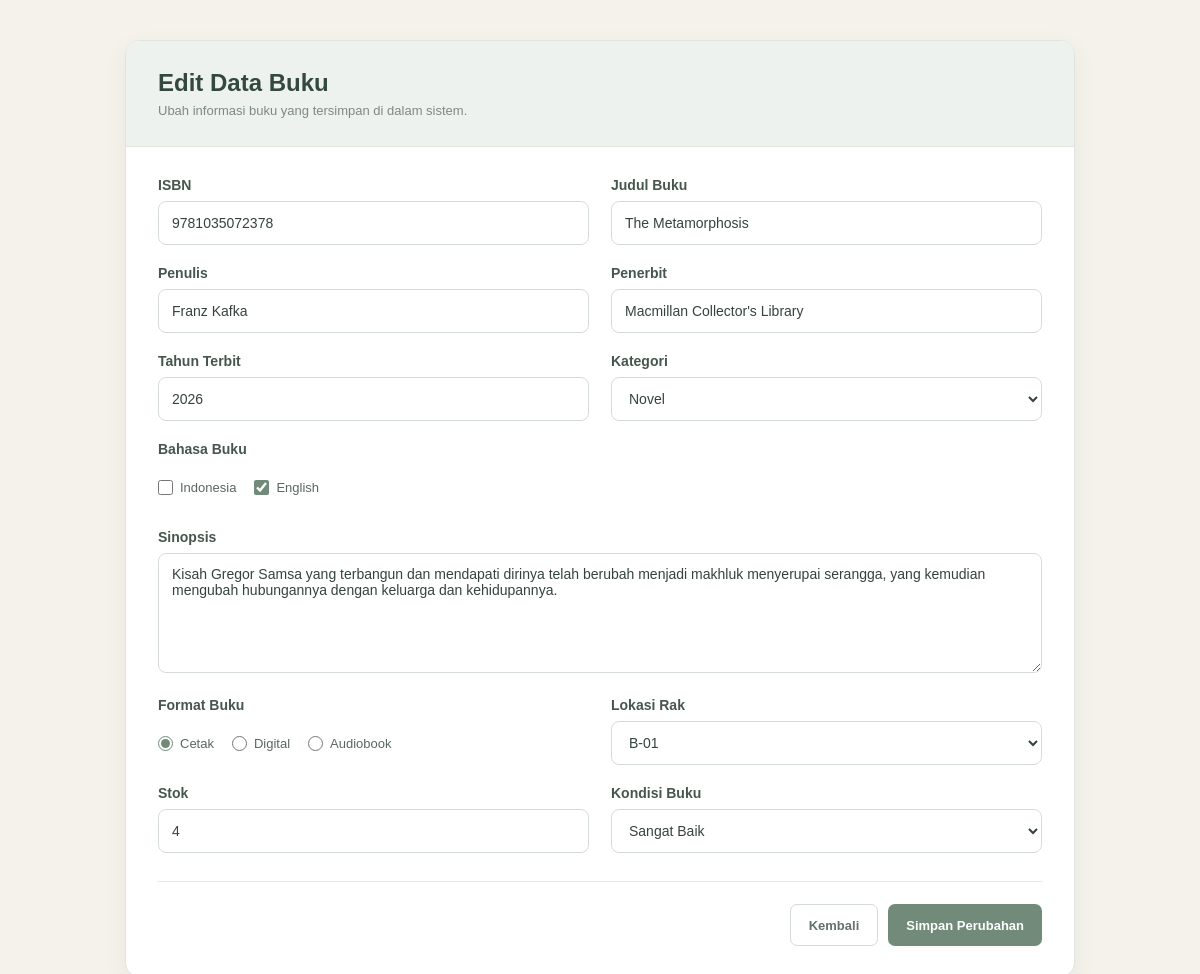
/edit.php?id=2 (signed in), run on the app's committed database.
### tables this page shows
CREATE TABLE IF NOT EXISTS `buku` (
  `id` int NOT NULL AUTO_INCREMENT,
  `isbn` varchar(20) NOT NULL,
  `judul` varchar(150) NOT NULL,
  `penulis` varchar(100) NOT NULL,
  `penerbit` varchar(100) NOT NULL,
  `tahun_terbit` year NOT NULL,
  `kategori` varchar(50) NOT NULL,
  `bahasa_buku` varchar(50) NOT NULL,
  `sinopsis` text NOT NULL,
  `format_buku` varchar(20) NOT NULL,
  `lokasi_rak` varchar(20) NOT NULL,
  `stok` int NOT NULL,
  `kondisi` varchar(30) NOT NULL,
  PRIMARY KEY (`id`),
  UNIQUE KEY `isbn` (`isbn`)
);

### edit.php (the view, shortened to what this page needs)
<?php
require "config/koneksi.php";
$bahasa = $_SESSION["bahasa"] ?? "id";
$kategori_valid = [
    "Novel",
    "Komik/Manga",
    "Pendidikan",
    "Teknologi",
    "Sejarah",
    "Sains",
    "Biografi",
    "Referensi",
    "Agama",
    "Umum"
];
$lokasi_valid = [
    "A-01",
    "A-02",
    "A-03",
    "A-04",
    "A-05",
    "B-01",
    "B-02",
    "B-03",
    "B-04",
    "B-05",
    "C-01",
    "C-02",
    "C-03",
    "C-04",
    "C-05"
];
$kondisi_valid = [
    "Baru",
    "Sangat Baik",
    "Baik",
    "Cukup Baik",
    "Rusak Ringan",
    "Rusak"
];
$id = filter_input(
    INPUT_GET,
    "id",
    FILTER_VALIDATE_INT
);
$stmt = $pdo->prepare(
    "SELECT * FROM buku WHERE id = :id"
);
$stmt->execute([
    ":id" => $id
]);
$buku = $stmt->fetch(PDO::FETCH_ASSOC);
$isbn = $buku["isbn"];
$judul = $buku["judul"];
$penulis = $buku["penulis"];
$penerbit = $buku["penerbit"];
$tahun_terbit = $buku["tahun_terbit"];
$kategori = $buku["kategori"];
$bahasa_pilihan = array_filter(
    array_map(
        "trim",
        explode(",", $buku["bahasa_buku"])
    )
);
$sinopsis = $buku["sinopsis"];
$format_buku = $buku["format_buku"];
$lokasi_rak = $buku["lokasi_rak"];
$stok = $buku["stok"];
$kondisi = $buku["kondisi"];
?>
<!DOCTYPE html>
<html lang="<?= htmlspecialchars($bahasa) ?>">
<head>
    <link rel="stylesheet" href="style.css">
</head>
<body class="form-page">
    <div class="form-wrapper">
        <div class="form-card">
            <div class="form-card-header">
                <h1>
                    <?= htmlspecialchars($teks[$bahasa]["judul"]) ?>
                </h1>
                <p>
                    <?= htmlspecialchars($teks[$bahasa]["subjudul"]) ?>
                </p>
            </div>
            <div class="form-card-body">
                <form method="POST">
                    <div class="form-grid">
                        <div class="form-field">
                            <label for="isbn">
                                <?= htmlspecialchars($teks[$bahasa]["isbn"]) ?>
                            </label>
                            <input
                                type="text"
                                id="isbn"
                                name="isbn"
                                value="<?= htmlspecialchars($isbn) ?>"
                            >
                        </div>
                        <div class="form-field">
                            <label for="judul">
                                <?= htmlspecialchars($teks[$bahasa]["judul_buku"]) ?>
                            </label>
                            <input
                                type="text"
                                id="judul"
                                name="judul"
                                value="<?= htmlspecialchars($judul) ?>"
                            >
                        </div>
                        <div class="form-field">
                            <label for="penulis">
                                <?= htmlspecialchars($teks[$bahasa]["penulis"]) ?>
                            </label>
                            <input
                                type="text"
                                id="penulis"
                                name="penulis"
                                value="<?= htmlspecialchars($penulis) ?>"
                            >
                        </div>
                        <div class="form-field">
                            <label for="penerbit">
                                <?= htmlspecialchars($teks[$bahasa]["penerbit"]) ?>
                            </label>
                            <input
                                type="text"
                                id="penerbit"
                                name="penerbit"
                                value="<?= htmlspecialchars($penerbit) ?>"
                            >
                        </div>
                        <div class="form-field">
                            <label for="tahun_terbit">
                                <?= htmlspecialchars($teks[$bahasa]["tahun"]) ?>
                            </label>
                            <input
                                type="number"
                                id="tahun_terbit"
                                name="tahun_terbit"
                                value="<?= htmlspecialchars($tahun_terbit) ?>"
                            >
                        </div>
                        <div class="form-field">
                            <label for="kategori">
                                <?= htmlspecialchars($teks[$bahasa]["kategori"]) ?>
                            </label>
                            <select
                                id="kategori"
                                name="kategori"
                            >
                                <?php foreach ($kategori_valid as $pilihan_kategori): ?>
                                    <option
                                        value="<?= htmlspecialchars($pilihan_kategori) ?>"
                                        <?= $kategori == $pilihan_kategori ? "selected" : "" ?>
                                    >
                                        <?= htmlspecialchars($pilihan_kategori) ?>
                                    </option>
                                <?php endforeach; ?>
                            </select>
                        </div>
                        <div class="form-field form-grid-full">
                            <label>
                                <?= htmlspecialchars($teks[$bahasa]["bahasa_buku"]) ?>
                            </label>
                            <div class="option-group">
                                <label class="option-item">
                                    <input
                                        type="checkbox"
                                        name="bahasa_buku[]"
                                        value="Indonesia"
                                        <?= in_array("Indonesia", $bahasa_pilihan) ? "checked" : "" ?>
                                    >
                                    <?= htmlspecialchars($teks[$bahasa]["indonesia"]) ?>
                                </label>
                                <label class="option-item">
                                    <input
                                        type="checkbox"
                                        name="bahasa_buku[]"
                                        value="English"
                                        <?= in_array("English", $bahasa_pilihan) ? "checked" : "" ?>
                                    >
                                    <?= htmlspecialchars($teks[$bahasa]["english"]) ?>
                                </label>
                            </div>
                        </div>
                        <div class="form-field form-grid-full">
                            <label for="sinopsis">
                                <?= htmlspecialchars($teks[$bahasa]["sinopsis"]) ?>
                            </label>
                            <textarea
                                id="sinopsis"
                                name="sinopsis"
                            ><?= htmlspecialchars($sinopsis) ?></textarea>
                        </div>
                        <div class="form-field">
                            <label>
                                <?= htmlspecialchars($teks[$bahasa]["format"]) ?>
                            </label>
                            <div class="option-group">
                                <label class="option-item">
                                    <input
                                        type="radio"
                                        name="format_buku"
                                        value="Cetak"
                                        <?= $format_buku == "Cetak" ? "checked" : "" ?>
                                    >
                                    <?= htmlspecialchars($teks[$bahasa]["cetak"]) ?>
                                </label>
                                <label class="option-item">
                                    <input
                                        type="radio"
                                        name="format_buku"
                                        value="Digital"
                                        <?= $format_buku == "Digital" ? "checked" : "" ?>
                                    >
                                    <?= htmlspecialchars($teks[$bahasa]["digital"]) ?>
                                </label>
                                <label class="option-item">
                                    <input
                                        type="radio"
                                        name="format_buku"
                                        value="Audiobook"
                                        <?= $format_buku == "Audiobook" ? "checked" : "" ?>
                                    >
                                    <?= htmlspecialchars($teks[$bahasa]["audiobook"]) ?>
                                </label>
                            </div>
                        </div>
                        <div class="form-field">
                            <label for="lokasi_rak">
                                <?= htmlspecialchars($teks[$bahasa]["lokasi"]) ?>
                            </label>
                            <select
                                id="lokasi_rak"
                                name="lokasi_rak"
                            >
                                <?php foreach ($lokasi_valid as $pilihan_lokasi): ?>
                                    <option
                                        value="<?= htmlspecialchars($pilihan_lokasi) ?>"
                                        <?= $lokasi_rak == $pilihan_lokasi ? "selected" : "" ?>
                                    >
                                        <?= htmlspecialchars($pilihan_lokasi) ?>
                                    </option>
                                <?php endforeach; ?>
                            </select>
                        </div>
                        <div class="form-field">
                            <label for="stok">
                                <?= htmlspecialchars($teks[$bahasa]["stok"]) ?>
                            </label>
                            <input
                                type="number"
                                id="stok"
                                name="stok"
                                min="0"
                                value="<?= htmlspecialchars($stok) ?>"
                            >
                        </div>
                        <div class="form-field">
                            <label for="kondisi">
                                <?= htmlspecialchars($teks[$bahasa]["kondisi"]) ?>
                            </label>
                            <select
                                id="kondisi"
                                name="kondisi"
                            >
                                <?php foreach ($kondisi_valid as $pilihan_kondisi): ?>
                                    <option
                                        value="<?= htmlspecialchars($pilihan_kondisi) ?>"
                                        <?= $kondisi == $pilihan_kondisi ? "selected" : "" ?>
                                    >
                                        <?= htmlspecialchars($pilihan_kondisi) ?>
                                    </option>
                                <?php endforeach; ?>
                            </select>
                        </div>
                    </div>
                    <div class="form-actions">
                        <a
                            href="index.php"
                            class="button-back"
                        >
                            <?= htmlspecialchars($teks[$bahasa]["kembali"]) ?>
                        </a>
                        <button
                            type="submit"
                            name="simpan"
                            class="button-save"
                        >
                            <?= htmlspecialchars($teks[$bahasa]["simpan"]) ?>
                        </button>
                    </div>
                </form>
            </div>
        </div>
    </div>
</body>
</html>

### style.css (style rules this page uses)
* { box-sizing: border-box; margin: 0; padding: 0; }
body { font-family: Arial, Helvetica, sans-serif; color: #35433c; background: #f4f2eb; }
a { text-decoration: none; }
button, input, select, textarea { font-family: inherit; }
.form-group label, .form-field label { display: block; margin-bottom: 8px; color: #46564d; font-size: 14px; font-weight: 600; }
.form-group input, .form-field input[type="text"], .form-field input[type="number"], .form-field select, .form-field textarea { width: 100%; border: 1px solid #d5dcd6; border-radius: 8px; background: #ffffff; color: #35433c; font-size: 14px; outline: none; transition: border-color 0.2s ease, box-shadow 0.2s ease; }
.form-group input, .form-field input[type="text"], .form-field input[type="number"], .form-field select { height: 44px; padding: 0 13px; }
.form-field textarea { min-height: 120px; padding: 12px 13px; resize: vertical; }
.form-page { min-height: 100vh; background: #f4f2eb; padding: 40px 20px; }
.form-wrapper { width: 100%; max-width: 950px; margin: 0 auto; }
.form-card { background: #ffffff; border: 1px solid #e0e5e0; border-radius: 14px; box-shadow: 0 8px 25px rgba(55, 70, 62, 0.06); overflow: hidden; }
.form-card-header { padding: 28px 32px; background: #eef2ee; border-bottom: 1px solid #dfe5df; }
.form-card-header h1 { margin-bottom: 6px; color: #34483d; font-size: 24px; }
.form-card-header p { color: #7e8982; font-size: 13px; }
.form-card-body { padding: 30px 32px; }
.form-grid { display: grid; grid-template-columns: repeat(2, minmax(0, 1fr)); gap: 20px 22px; }
.form-grid-full { grid-column: 1 / -1; }
.form-field { min-width: 0; }
.option-group { display: flex; flex-wrap: wrap; align-items: center; gap: 10px 18px; min-height: 44px; }
.option-item { display: inline-flex !important; align-items: center; gap: 7px; margin: 0 !important; color: #59675f !important; font-size: 13px !important; font-weight: 400 !important; cursor: pointer; }
.option-item input[type="checkbox"], .option-item input[type="radio"] { width: 15px; height: 15px; margin: 0; accent-color: #718a7a; cursor: pointer; }
.form-actions { display: flex; justify-content: flex-end; gap: 10px; margin-top: 28px; padding-top: 22px; border-top: 1px solid #e6e9e6; }
.button-back, .button-save { min-height: 42px; padding: 0 18px; border-radius: 7px; font-size: 13px; font-weight: 600; cursor: pointer; display: inline-flex; align-items: center; justify-content: center; }
.button-back { border: 1px solid #d3dbd4; background: #ffffff; color: #637168; }
.button-save { border: none; background: #718a7a; color: #ffffff; }

### data on the page
buku: isbn "9781035072378", judul "The Metamorphosis", penulis "Franz Kafka", penerbit "Macmillan Collector's Library", tahun_terbit "2026", kategori "Novel", bahasa_buku "☑", sinopsis "Kisah Gregor Samsa yang terbangun dan mendapati dirinya telah berubah menjadi makhluk menyerupai serangga, yang kemudian mengubah hubungannya dengan keluarga dan kehidupannya.", format_buku "☑ Cetak", format_buku "☐ Digital", format_buku "☐ Audiobook", lokasi_rak "B-01", stok "4", kondisi "Sangat Baik"

### other printed values
$teks[$bahasa]["judul"] "Edit Data Buku"
$teks[$bahasa]["subjudul"] "Ubah informasi buku yang tersimpan di dalam sistem."
$teks[$bahasa]["isbn"] "ISBN"
$teks[$bahasa]["judul_buku"] "Judul Buku"
$teks[$bahasa]["penulis"] "Penulis"
$teks[$bahasa]["penerbit"] "Penerbit"
$teks[$bahasa]["tahun"] "Tahun Terbit"
$teks[$bahasa]["kategori"] "Kategori"
$teks[$bahasa]["bahasa_buku"] "Bahasa Buku"
$teks[$bahasa]["indonesia"] "Indonesia"
$teks[$bahasa]["english"] "English"
$teks[$bahasa]["sinopsis"] "Sinopsis"
$teks[$bahasa]["format"] "Format Buku"
$teks[$bahasa]["cetak"] "Cetak"
$teks[$bahasa]["digital"] "Digital"
